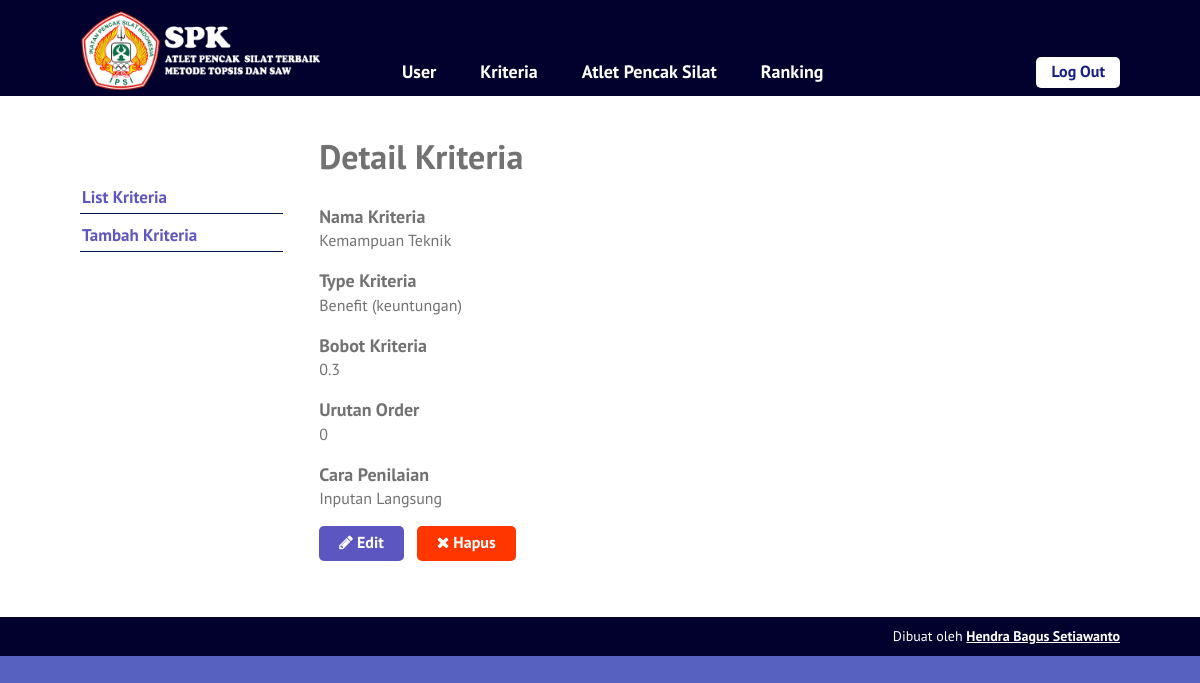
/single-kriteria.php?id=11 (signed in), run on the app's committed database.
### tables this page shows
CREATE TABLE `kriteria` (
  `id_kriteria` int(10) NOT NULL,
  `nama` varchar(30) NOT NULL,
  `type` enum('benefit','cost') NOT NULL,
  `bobot` float NOT NULL,
  `ada_pilihan` tinyint(1) DEFAULT NULL,
  `urutan_order` int(2) NOT NULL
);

### single-kriteria.php (the view, shortened to what this page needs)
<?php require_once('includes/init.php'); ?>
<?php
$ada_error = false;
$result = '';
$id_kriteria = (isset($_GET['id'])) ? trim($_GET['id']) : '';
if(!$id_kriteria) {
	$ada_error = 'Maaf, data tidak dapat diproses.';
} else {
	$query = $pdo->prepare('SELECT * FROM kriteria WHERE kriteria.id_kriteria = :id_kriteria');
	$query->execute(array('id_kriteria' => $id_kriteria));
	$result = $query->fetch();
}
?>
<?php
$judul_page = 'Detail Kriteria';
require_once('template-parts/header.php');
?>
	<div class="main-content-row">
	<div class="container clearfix">
		<?php include_once('template-parts/sidebar-kriteria.php'); ?>
		<div class="main-content the-content">
			<h1><?php echo $judul_page; ?></h1>
			<?php if($ada_error): ?>
				<?php echo '<p>'.$ada_error.'</p>'; ?>
			<?php elseif(!empty($result)): ?>
				<h4>Nama Kriteria</h4>
				<p><?php echo $result['nama']; ?></p>
				<h4>Type Kriteria</h4>
				<p><?php
				if($result['type'] == 'benefit') {
					echo 'Benefit (keuntungan)';
				} elseif($result['type'] == 'cost') {
					echo 'Cost (kerugian)';
				}
				?></p>
				<h4>Bobot Kriteria</h4>
				<p><?php echo $result['bobot']; ?></p>
				<h4>Urutan Order</h4>
				<p><?php echo $result['urutan_order']; ?></p>
				<h4>Cara Penilaian</h4>
				<p><?php
				if($result['ada_pilihan'] == 1) {
					echo 'Menggunakan Pilihan Variabel';
				} else {
					echo 'Inputan Langsung';
				}
				?></p>
				<p><a href="edit-kriteria.php?id=<?php echo $id_kriteria; ?>" class="button"><span class="fa fa-pencil"></span> Edit</a> &nbsp; <a href="hapus-kriteria.php?id=<?php echo $id_kriteria; ?>" class="button button-red yaqin-hapus"><span class="fa fa-times"></span> Hapus</a></p>
			<?php endif; ?>
		</div>
	</div>
	</div>
<?php
require_once('template-parts/footer.php');

### stylesheets/style.css (style rules this page uses)
html,body,div,span,applet,object,iframe,h1,h2,h3,h4,h5,h6,p,blockquote,pre,a,abbr,acronym,address,big,cite,code,del,dfn,em,img,ins,kbd,q,s,samp,small,strike,strong,sub,sup,tt,var,b,u,i,center,dl,dt,dd,ol,ul,li,fieldset,form,label,legend,table,caption,tbody,tfoot,thead,tr,th,td,article,aside,canvas,details,embed,figure,figcaption,footer,header,hgroup,menu,nav,output,ruby,section,summary,time,mark,audio,video { margin:0;padding:0;border:0;font-size:100%;vertical-align:baseline }
body { line-height:1 }
*,*:before,*:after { -moz-box-sizing:border-box;-webkit-box-sizing:border-box;box-sizing:border-box }
.clearfix:before,.clearfix:after { content:" ";display:table }
.clear,.clearfix:after { clear:both }
a { color:#5f56c0;text-decoration:none }
.container { max-width:1100px;margin:0 auto;position:relative;padding:0 30px }
body { background:#5661c0;font-family:"PT Sans",sans-serif;color:#727272;font-size:14px;line-height:1.3;font-weight:500 }
h1,h2,h3,h4,h5,h6 { font-weight:300 }
.the-content { font-size:16px;line-height:1.42857 }
.the-content a { color:#3c3391 }
.the-content h1,.the-content h2,.the-content h3,.the-content h4,.the-content h5,.the-content h6 { font-weight:700 }
.the-content h1 { font-size:34px;margin:0.8em 0 0.8em;padding:0;line-height:1.2 }
.the-content h4 { font-size:18px;margin:0.8em 0 0 }
.the-content blockquote,.the-content table,.the-content p,.the-content ul,.the-content ol,.the-content dd,.the-content pre,.the-content iframe,.the-content .flxmap-container,.the-content hr { margin-bottom:1em }
.the-content>h1:first-child,.the-content>h3:first-child,.the-content>h2:first-child { margin-top:0 }
.fa { display:inline-block;font:normal normal normal 14px/1 FontAwesome;font-size:inherit;text-rendering:auto;-webkit-font-smoothing:antialiased;-moz-osx-font-smoothing:grayscale }
.fa-remove:before,.fa-close:before,.fa-times:before { content:"\f00d" }
.fa-pencil:before { content:"\f040" }
button,a { -webkit-transition:all .2s ease;-moz-transition:all .2s ease;-o-transition:all .2s ease;transition:all 0.2s ease }
.the-content .button,.button { background:#5b56c0;color:#fff;display:inline-block;font-size:16px;font-weight:700;line-height:1.2;border:0;font-family:inherit;padding:7px 20px 9px;cursor:pointer;border-radius:5px }
.the-content .button-red,.button-red { background:#ff3600 }
.main-content { float:right;width:77%;padding:40px 0 }

### data on the page
kriteria: nama "Kemampuan Teknik", bobot "0.3", urutan_order "0"

### other printed values
$judul_page "Detail Kriteria"
